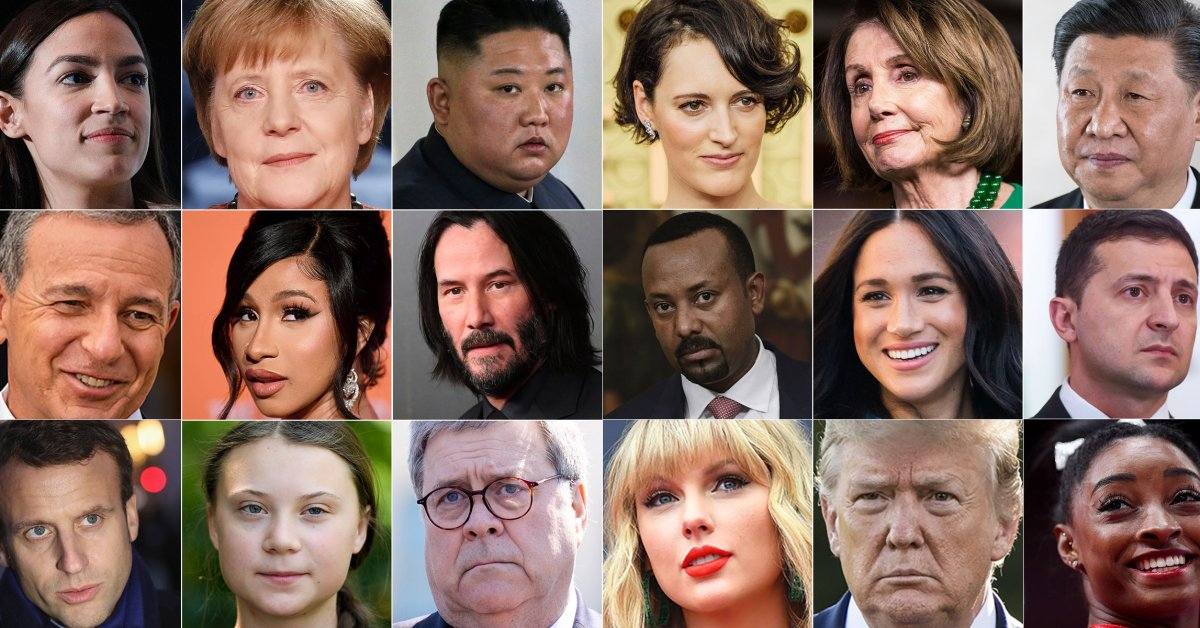
#> input picture people2.jpg, 1200 x 628 px
$ python 'Face Detection.py'
#> lines starting #> are read from the running program, lines starting #| are printed output that depends on the picture; after the words box and inside, x2 and y2 are one past the last pixel; in counts of white or black regions, pixels touching at a corner belong together
import cv2

face_cascade = cv2.CascadeClassifier('haarcascade_frontalface_default.xml')
image = cv2.imread('people2.jpg')
#> image is the input picture: shape (628, 1200, 3); mean B, G, R 95.6, 106.7, 134.7
image_grayscale = cv2.cvtColor(image, cv2.COLOR_BGR2GRAY)
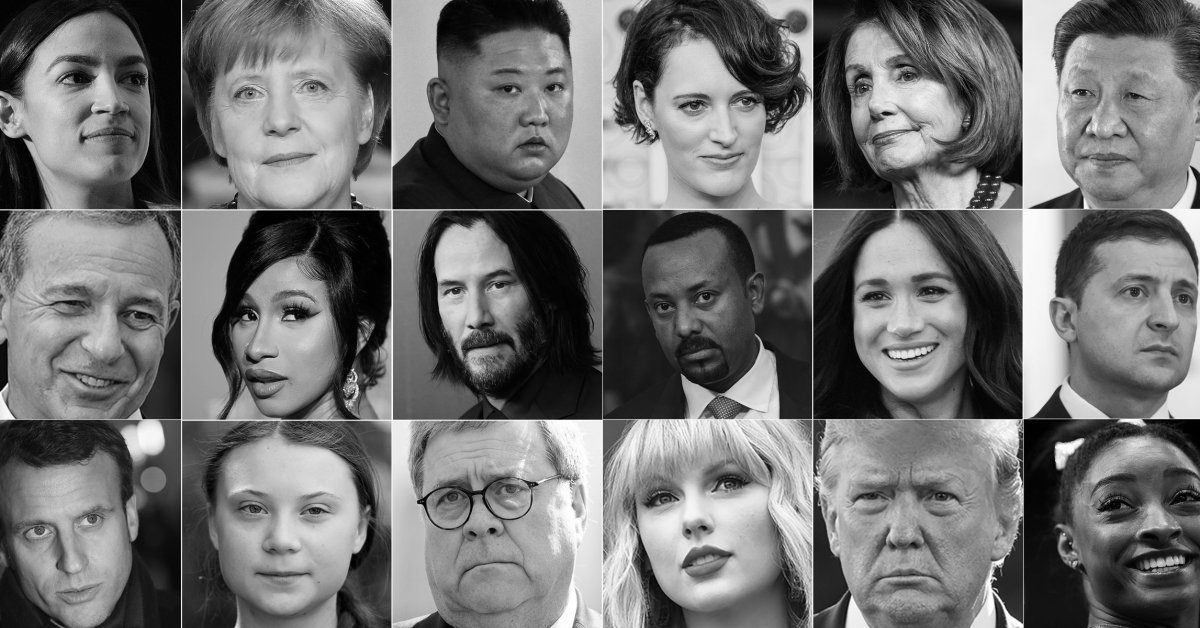
#> image_grayscale: shape (628, 1200); min 0, max 255, mean 113.8

faces = face_cascade.detectMultiScale(image_grayscale, 1.1, 4)
#> faces = 16 rows, first 6: [416, 240, 121, 121], [819, 27, 130, 130], [204, 256, 151, 151], [464, 34, 136, 136], [617, 249, 135, 135], [828, 235, 149, 149]

for (x, y, w, h) in faces:
    cv2.rectangle(image, (x, y), (x+w, y+h), (0, 0, 255), 3)
#> this loop made 16 passes
#> (x, y, w, h) on passes 1 to 12: (416, 240, 121, 121), (819, 27, 130, 130), (204, 256, 151, 151), (464, 34, 136, 136), (617, 249, 135, 135), (828, 235, 149, 149), (647, 49, 143, 143), (400, 433, 156, 156), (198, 442, 169, 169), (4, 476, 136, 136), (20, 13, 162, 162), (1031, 37, 154, 154)
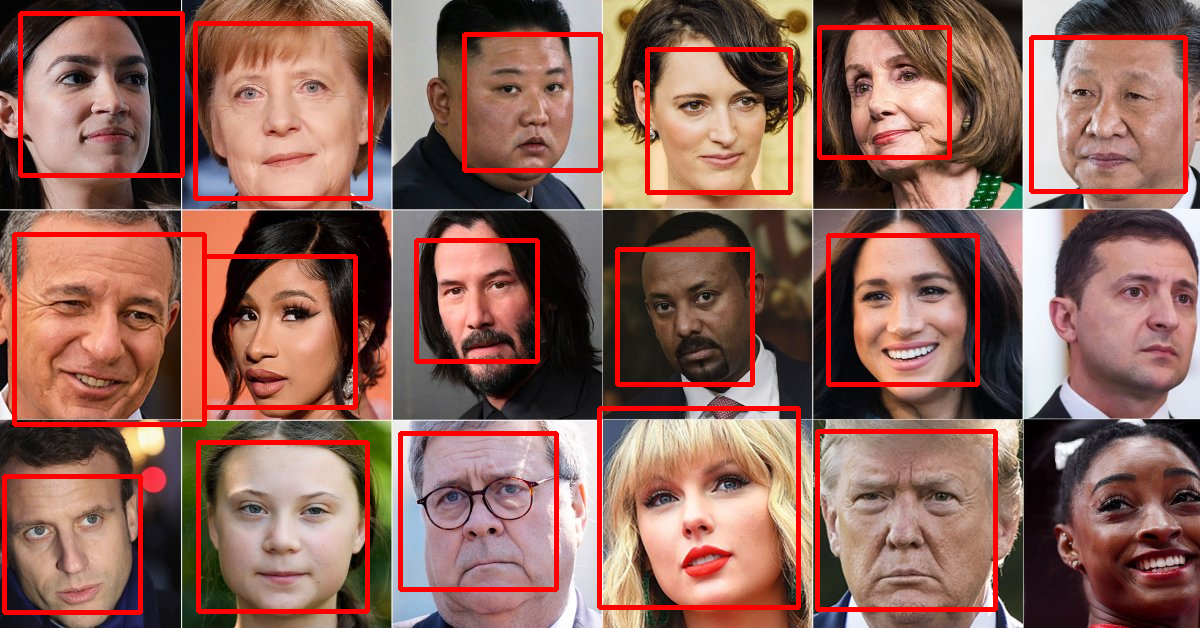
#> image: shape (628, 1200, 3); 6.46% of pixels changed, all inside (x1, y1, x2, y2) = (2, 11, 1188, 615)

cv2.imshow('Result', image)
cv2.waitKey(0)

$ run again, with brucewills.jpg copied over people2.jpg
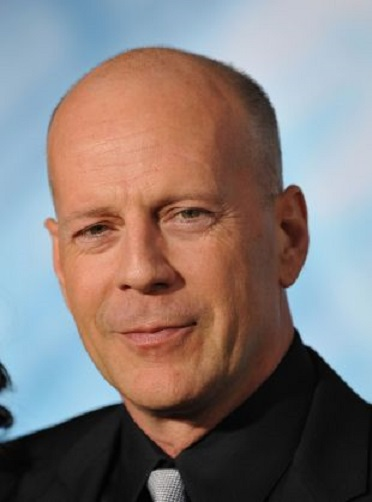
#> input picture brucewills.jpg, 372 x 502 px
#> image is the input picture: shape (502, 372, 3); mean B, G, R 120.2, 122.5, 133.7
#> `image_grayscale = cv2.cvtColor(image, cv2.COLOR_BGR2GRAY)`:
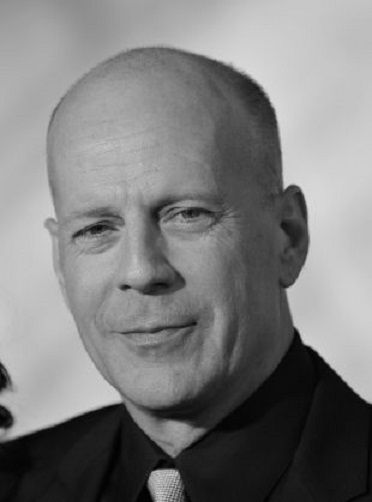
#> image_grayscale: shape (502, 372); min 0, max 220, mean 125.6
#> faces = [[30, 133, 233, 233]]
#> the loop `for (x, y, w, h) in faces:` made 1 pass
#> after the loop `for (x, y, w, h) in faces:`:
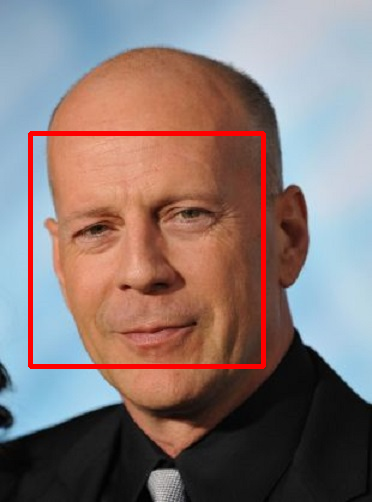
#> image: shape (502, 372, 3); 2.49% of pixels changed, all inside (x1, y1, x2, y2) = (28, 131, 266, 369)
